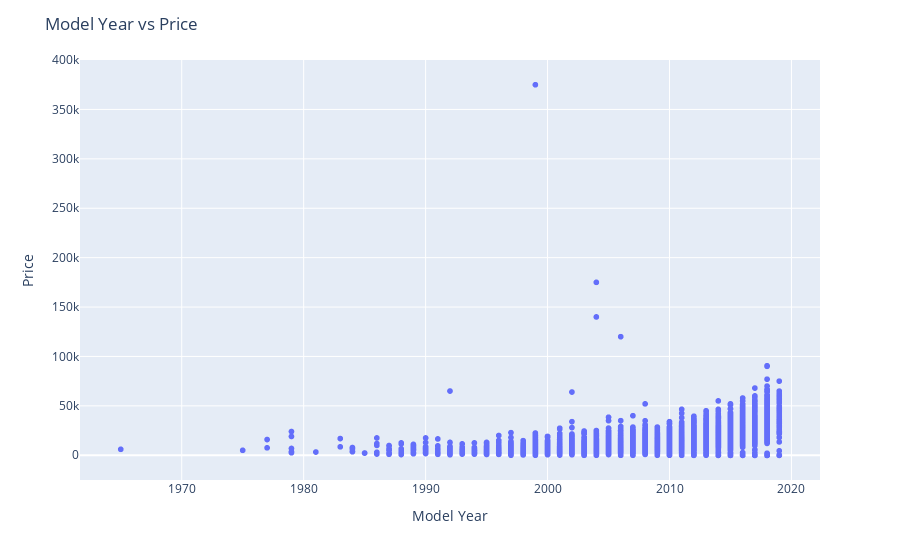

Notebook code cell kept with this figure:
### Code cell
fig_scatter = px.scatter(vehicles, x='model_year', y='price')
fig_scatter.update_layout(title='Model Year vs Price', xaxis_title='Model Year', yaxis_title='Price')
fig_scatter.show()

### Figure 1 — Plotly figure (JSON) as saved in the notebook; plotly's stock layout.template omitted (floating-point values rounded to 4 significant figures; data arrays with more than 128 entries replaced by an {"elided": "..."} marker saying what was removed)
{"data": [{"hovertemplate": "model_year=%{x}<br>price=%{y}<extra></extra>", "legendgroup": "", "marker": {"color": "#636efa", "symbol": "circle"}, "mode": "markers", "name": "", "showlegend": false, "x": {"elided": "14852 int values"}, "xaxis": "x", "y": {"elided": "14852 int values"}, "yaxis": "y", "type": "scattergl"}], "layout": {"xaxis": {"anchor": "y", "domain": [0, 1], "title": {"text": "Model Year"}}, "yaxis": {"anchor": "x", "domain": [0, 1], "title": {"text": "Price"}}, "legend": {"tracegroupgap": 0}, "margin": {"t": 60}, "title": {"text": "Model Year vs Price"}}}
